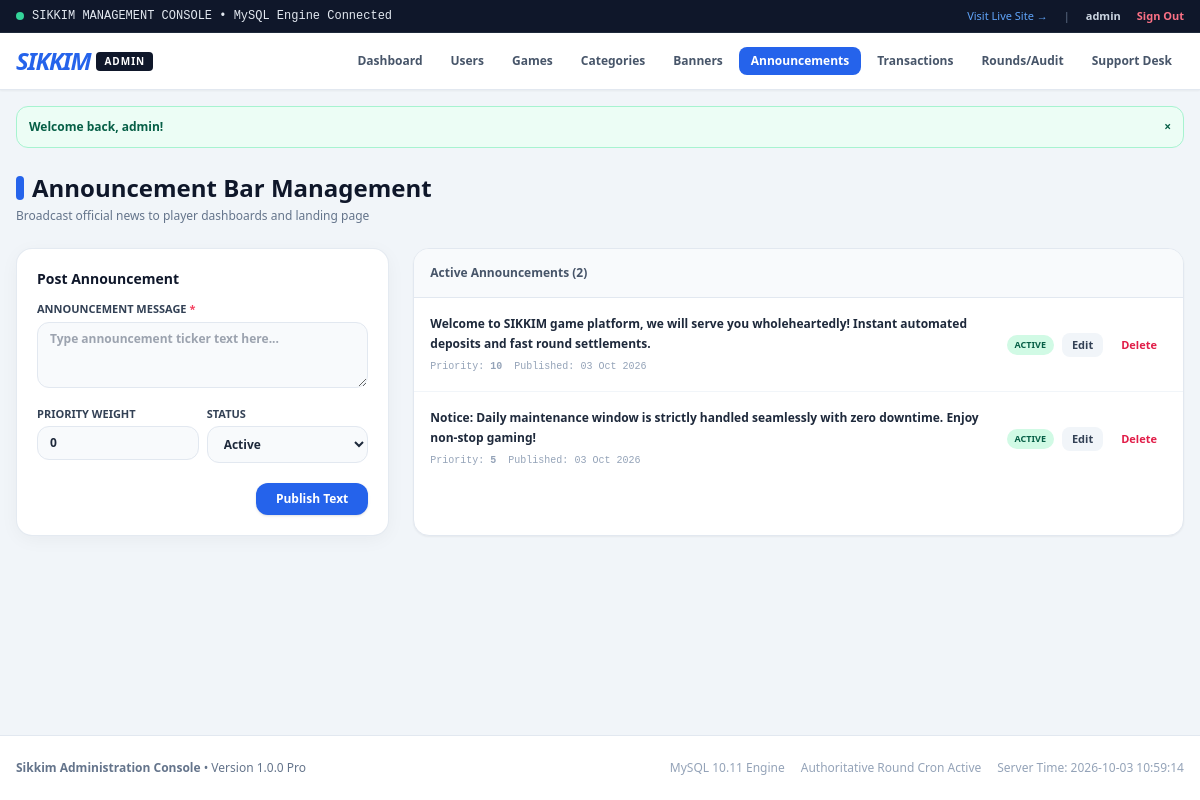
The page /admin/announcements.php (signed in) on the database its author committed.
### tables this page shows
CREATE TABLE `users` (
  `id` INT AUTO_INCREMENT PRIMARY KEY,
  `username` VARCHAR(50) NOT NULL UNIQUE,
  `phone` VARCHAR(20) NOT NULL UNIQUE,
  `email` VARCHAR(100) DEFAULT NULL,
  `password_hash` VARCHAR(255) NOT NULL,
  `role` ENUM('user', 'admin') NOT NULL DEFAULT 'user',
  `status` ENUM('active', 'suspended') NOT NULL DEFAULT 'active',
  `avatar` VARCHAR(255) DEFAULT '/assets/images/avatar-default.png',
  `created_at` TIMESTAMP DEFAULT CURRENT_TIMESTAMP,
  `updated_at` TIMESTAMP DEFAULT CURRENT_TIMESTAMP ON UPDATE CURRENT_TIMESTAMP,
  INDEX `idx_users_phone` (`phone`),
  INDEX `idx_users_username` (`username`),
  INDEX `idx_users_role` (`role`)
);

CREATE TABLE `announcements` (
  `id` INT AUTO_INCREMENT PRIMARY KEY,
  `content` TEXT NOT NULL,
  `status` ENUM('active', 'inactive') NOT NULL DEFAULT 'active',
  `priority` INT NOT NULL DEFAULT 0,
  `created_at` TIMESTAMP DEFAULT CURRENT_TIMESTAMP,
  INDEX `idx_ann_status` (`status`),
  INDEX `idx_ann_priority` (`priority`)
);

### includes/auth.php (called while the page is built, shortened)
<?php
function isLoggedIn(): bool {
    return isset($_SESSION['user_id']) && !empty($_SESSION['user_id']);
}
function getCurrentUserId(): ?int {
    return $_SESSION['user_id'] ?? null;
}
function getCurrentUser(): ?array {
    $uid = getCurrentUserId();
    $pdo = getDB();
    $stmt = $pdo->prepare("
        SELECT u.id, u.username, u.phone, u.email, u.role, u.status, u.avatar, u.created_at,
               COALESCE(w.balance, 0.00) as balance,
               COALESCE(w.bonus_balance, 0.00) as bonus_balance,
               COALESCE(w.total_deposited, 0.00) as total_deposited,
               COALESCE(w.total_withdrawn, 0.00) as total_withdrawn
        FROM `users` u
        LEFT JOIN `wallets` w ON u.id = w.user_id
        WHERE u.id = :id AND u.status = 'active'
        LIMIT 1
    ");
    $stmt->execute([':id' => $uid]);
    $user = $stmt->fetch();
    return $user ?: null;
}
function requireAdmin(): array {
    $user = getCurrentUser();
    return $user;
}
function e(?string $string): string {
    return htmlspecialchars($string ?? '', ENT_QUOTES, 'UTF-8');
}
function getFlash(): ?array {
    if (isset($_SESSION['flash'])) {
        $flash = $_SESSION['flash'];
        return $flash;
    }
    return null;
}

### admin/announcements.php (the view, shortened to what this page needs)
<?php
require_once __DIR__ . '/includes/admin_header.php';
$pdo = getDB();
$editAnn = null;
$announcements = $pdo->query("SELECT * FROM `announcements` ORDER BY `priority` DESC, `id` DESC")->fetchAll();
?>
<div class="w-full mb-6">
    <h1 class="text-xl sm:text-2xl font-black text-slate-900 flex items-center gap-2">
        <span class="w-2 h-6 bg-blue-600 rounded-full inline-block"></span>
        Announcement Bar Management
    </h1>
    <p class="text-xs text-slate-500 mt-1">Broadcast official news to player dashboards and landing page</p>
</div>
<div class="grid grid-cols-1 lg:grid-cols-3 gap-6 mb-8">
    <div class="card-premium p-5 self-start">
        <h3 class="font-black text-slate-900 text-sm mb-3">
            <?= $editAnn ? 'Edit Announcement' : 'Post Announcement' ?>
        </h3>
        <form method="POST" action="/admin/announcements.php" class="space-y-3">
            <div>
                <label class="block text-[11px] font-bold text-slate-700 uppercase mb-1">Announcement Message <span class="text-rose-500">*</span></label>
                <textarea name="content" rows="3" required placeholder="Type announcement ticker text here..." class="w-full px-3 py-2 bg-slate-50 border border-slate-200 rounded-xl text-xs font-semibold focus:ring-2 focus:ring-blue-500"><?= e($editAnn['content'] ?? '') ?></textarea>
            </div>
            <div class="grid grid-cols-2 gap-2">
                <div>
                    <label class="block text-[11px] font-bold text-slate-700 uppercase mb-1">Priority Weight</label>
                    <input type="number" name="priority" value="<?= (int)($editAnn['priority'] ?? 0) ?>" class="w-full px-3 py-2 bg-slate-50 border border-slate-200 rounded-xl text-xs font-bold">
                </div>
                <div>
                    <label class="block text-[11px] font-bold text-slate-700 uppercase mb-1">Status</label>
                    <select name="status" class="w-full px-3 py-2 bg-slate-50 border border-slate-200 rounded-xl text-xs font-bold">
                        <option value="active" <?= ($editAnn && $editAnn['status'] === 'active') ? 'selected' : '' ?>>Active</option>
                    </select>
                </div>
            </div>
            <div class="pt-2 flex items-center justify-end gap-2">
                <button type="submit" class="px-5 py-2 bg-blue-600 hover:bg-blue-700 text-white rounded-xl text-xs font-bold shadow">
                    <?= $editAnn ? 'Update Text' : 'Publish Text' ?>
                </button>
            </div>
        </form>
    </div>
    <div class="lg:col-span-2 bg-white rounded-2xl border border-slate-200 shadow-sm overflow-hidden">
        <div class="p-4 bg-slate-50 border-b border-slate-200 font-bold text-xs text-slate-600">
            Active Announcements (<?= count($announcements) ?>)
        </div>
        <?php if (!empty($announcements)): ?>
            <div class="divide-y divide-slate-100 text-xs">
                <?php foreach ($announcements as $a): ?>
                    <div class="p-4 flex flex-col sm:flex-row sm:items-center justify-between gap-3 hover:bg-slate-50 transition">
                        <div class="flex-1">
                            <p class="font-semibold text-slate-800 leading-relaxed"><?= e($a['content']) ?></p>
                            <div class="flex items-center gap-3 mt-1.5 text-[10px] text-slate-400 font-mono">
                                <span>Priority: <strong><?= (int)$a['priority'] ?></strong></span>
                                <span>Published: <?= date('d M Y', strtotime($a['created_at'])) ?></span>
                            </div>
                        </div>
                        <div class="flex items-center gap-2 shrink-0">
                            <span class="text-[9px] uppercase font-black px-2 py-0.5 rounded-full <?= $a['status'] === 'active' ? 'bg-emerald-100 text-emerald-800' : 'bg-rose-100 text-rose-800' ?>">
                                <?= e($a['status']) ?>
                            </span>
                            <a href="/admin/announcements.php?edit=<?= $a['id'] ?>" class="px-2.5 py-1 rounded-lg text-[11px] font-bold bg-slate-100 text-slate-700 hover:bg-slate-200">
                                Edit
                            </a>
                            <form method="POST" action="/admin/announcements.php" onsubmit="return confirm('Delete announcement?');" class="inline">
                                <button type="submit" name="delete_announcement" value="1" class="px-2.5 py-1 rounded-lg text-[11px] font-bold text-rose-600 hover:bg-rose-50">
                                    Delete
                                </button>
                            </form>
                        </div>
                    </div>
                <?php endforeach; ?>
            </div>
        <?php else: ?>
            <div class="p-8 text-center text-xs text-slate-400">
                No announcement messages in system.
            </div>
        <?php endif; ?>
    </div>
</div>
<?php require_once __DIR__ . '/includes/admin_footer.php'; ?>

### admin/includes/admin_header.php (shortened to what this page needs)
<?php
require_once __DIR__ . '/../../includes/auth.php';
$adminUser = requireAdmin();
$currentAdminUri = parse_url($_SERVER['REQUEST_URI'], PHP_URL_PATH);
?>
<!DOCTYPE html>
<html lang="en">
<head>
    <script src="https://cdn.tailwindcss.com"></script>
    <link rel="stylesheet" href="/assets/css/style.css">
</head>
<body class="bg-slate-100 text-slate-800 antialiased min-h-screen flex flex-col font-sans">
    <div class="bg-slate-900 text-slate-200 text-xs py-2 px-4 border-b border-slate-800">
        <div class="max-w-7xl mx-auto flex items-center justify-between">
            <div class="flex items-center gap-2 font-mono">
                <span class="w-2 h-2 rounded-full bg-emerald-400"></span>
                <span>SIKKIM MANAGEMENT CONSOLE • MySQL Engine Connected</span>
            </div>
            <div class="flex items-center gap-4 text-[11px]">
                <a href="/" target="_blank" class="text-blue-400 hover:text-white transition">Visit Live Site &rarr;</a>
                <span class="text-slate-500">|</span>
                <span class="text-slate-300 font-bold"><?= e($adminUser['username']) ?></span>
                <a href="/logout.php" class="text-rose-400 hover:text-rose-300 font-bold">Sign Out</a>
            </div>
        </div>
    </div>
    <header class="w-full bg-white border-b border-slate-200 shadow-sm">
        <div class="max-w-7xl mx-auto px-4 py-3">
            <div class="flex flex-col md:flex-row md:items-center justify-between gap-3">
                <div class="flex items-center gap-3">
                    <a href="/admin/" class="flex items-center gap-1.5">
                        <span class="text-2xl font-black italic tracking-tighter text-blue-600"><i>S</i>IKKIM</span>
                        <span class="text-[10px] font-black uppercase bg-slate-900 text-white px-2 py-0.5 rounded tracking-widest">Admin</span>
                    </a>
                </div>
                <nav class="flex flex-wrap items-center gap-1 text-xs font-bold">
                    <a href="/admin/" class="px-3 py-1.5 rounded-lg transition <?= $currentAdminUri === '/admin/' || $currentAdminUri === '/admin/index.php' ? 'bg-blue-600 text-white' : 'text-slate-600 hover:bg-slate-100' ?>">
                        Dashboard
                    </a>
                    <a href="/admin/users.php" class="px-3 py-1.5 rounded-lg transition <?= strpos($currentAdminUri, 'users.php') !== false ? 'bg-blue-600 text-white' : 'text-slate-600 hover:bg-slate-100' ?>">
                        Users
                    </a>
                    <a href="/admin/games.php" class="px-3 py-1.5 rounded-lg transition <?= strpos($currentAdminUri, 'games.php') !== false ? 'bg-blue-600 text-white' : 'text-slate-600 hover:bg-slate-100' ?>">
                        Games
                    </a>
                    <a href="/admin/categories.php" class="px-3 py-1.5 rounded-lg transition <?= strpos($currentAdminUri, 'categories.php') !== false ? 'bg-blue-600 text-white' : 'text-slate-600 hover:bg-slate-100' ?>">
                        Categories
                    </a>
                    <a href="/admin/banners.php" class="px-3 py-1.5 rounded-lg transition <?= strpos($currentAdminUri, 'banners.php') !== false ? 'bg-blue-600 text-white' : 'text-slate-600 hover:bg-slate-100' ?>">
                        Banners
                    </a>
                    <a href="/admin/announcements.php" class="px-3 py-1.5 rounded-lg transition <?= strpos($currentAdminUri, 'announcements.php') !== false ? 'bg-blue-600 text-white' : 'text-slate-600 hover:bg-slate-100' ?>">
                        Announcements
                    </a>
                    <a href="/admin/transactions.php" class="px-3 py-1.5 rounded-lg transition <?= strpos($currentAdminUri, 'transactions.php') !== false ? 'bg-blue-600 text-white' : 'text-slate-600 hover:bg-slate-100' ?>">
                        Transactions
                    </a>
                    <a href="/admin/rounds.php" class="px-3 py-1.5 rounded-lg transition <?= strpos($currentAdminUri, 'rounds.php') !== false ? 'bg-blue-600 text-white' : 'text-slate-600 hover:bg-slate-100' ?>">
                        Rounds/Audit
                    </a>
                    <a href="/admin/support.php" class="px-3 py-1.5 rounded-lg transition <?= strpos($currentAdminUri, 'support.php') !== false ? 'bg-blue-600 text-white' : 'text-slate-600 hover:bg-slate-100' ?>">
                        Support Desk
                    </a>
                </nav>
            </div>
        </div>
    </header>
    <?php $flash = getFlash(); if ($flash): ?>
        <div class="max-w-7xl mx-auto px-4 mt-4 w-full">
            <div class="rounded-xl p-3 text-xs font-bold flex items-center justify-between <?= $flash['type'] === 'success' ? 'bg-emerald-50 text-emerald-800 border border-emerald-200' : 'bg-rose-50 text-rose-800 border border-rose-200' ?>">
                <span><?= e($flash['message']) ?></span>
                <button onclick="this.parentElement.remove()" class="text-xs">&times;</button>
            </div>
        </div>
    <?php endif; ?>
    <main class="flex-1 w-full max-w-7xl mx-auto px-4 py-6">

### assets/css/style.css (style rules this page uses)
html, body { overflow-x: hidden; scroll-behavior: smooth; }
.card-premium { background: #ffffff; border: 1px solid rgba(226, 232, 240, 0.9); box-shadow: 0 4px 20px -2px rgba(15, 23, 42, 0.05); border-radius: 1rem; }

### rows shown on the page
users: username "admin"
announcements: content "Welcome to SIKKIM game platform, we will serve you wholeheartedly! Instant automated deposits and fast round settlements.", priority "10", created_at "03 Oct 2026", status "ACTIVE"
announcements: content "Notice: Daily maintenance window is strictly handled seamlessly with zero downtime. Enjoy non-stop gaming!", priority "5", created_at "03 Oct 2026", status "ACTIVE"

### other values the page prints
$flash['message'] "Welcome back, admin!"
count($announcements) "2"
